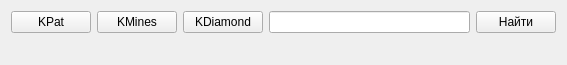
<?xml version="1.0" encoding="UTF-8"?>
<ui version="4.0">
 <class>MainBox</class>
 <widget class="QWidget" name="MainBox">
  <property name="geometry">
   <rect>
    <x>0</x>
    <y>0</y>
    <width>567</width>
    <height>65</height>
   </rect>
  </property>
  <property name="windowTitle">
   <string>Dialog</string>
  </property>
  <layout class="QVBoxLayout" name="verticalLayout">
   <item>
    <layout class="QHBoxLayout" name="horizontalLayout">
     <item>
      <widget class="QPushButton" name="btn_kpat">
       <property name="text">
        <string>KPat</string>
       </property>
      </widget>
     </item>
     <item>
      <widget class="QPushButton" name="btn_kmines">
       <property name="text">
        <string>KMines</string>
       </property>
      </widget>
     </item>
     <item>
      <widget class="QPushButton" name="btn_kdiamond">
       <property name="text">
        <string>KDiamond</string>
       </property>
      </widget>
     </item>
     <item>
      <widget class="QLineEdit" name="le_programm"/>
     </item>
     <item>
      <widget class="QPushButton" name="btn_find_programm">
       <property name="text">
        <string>Найти</string>
       </property>
      </widget>
     </item>
    </layout>
   </item>
   <item>
    <widget class="WebCamera" name="camera_widget" native="true"/>
   </item>
  </layout>
 </widget>
 <customwidgets>
  <customwidget>
   <class>WebCamera</class>
   <extends>QWidget</extends>
   <header>webcamera.hpp</header>
   <container>1</container>
  </customwidget>
 </customwidgets>
 <tabstops>
  <tabstop>btn_kpat</tabstop>
  <tabstop>btn_kmines</tabstop>
  <tabstop>btn_kdiamond</tabstop>
  <tabstop>le_programm</tabstop>
  <tabstop>btn_find_programm</tabstop>
 </tabstops>
 <resources/>
 <connections/>
</ui>
